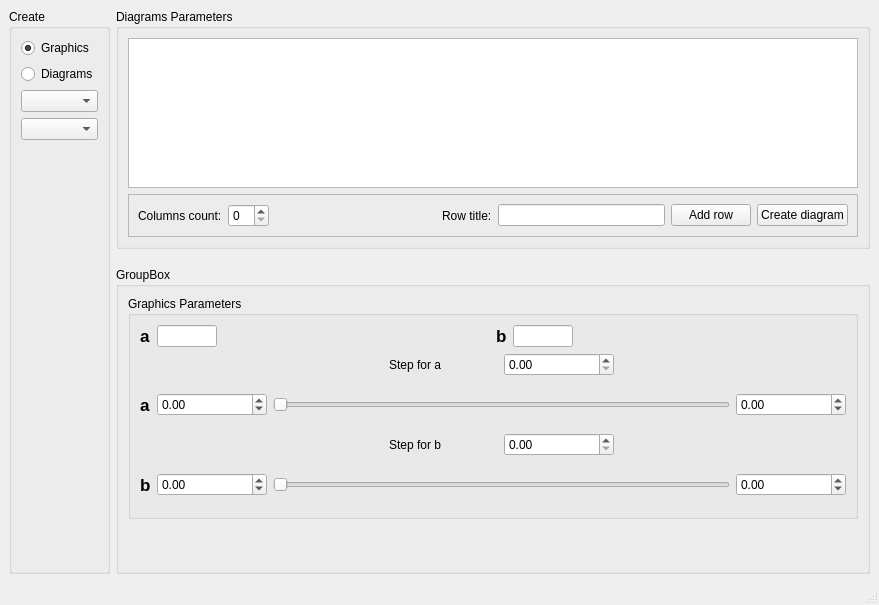
<?xml version="1.0" encoding="UTF-8"?>
<ui version="4.0">
 <class>MainWindow</class>
 <widget class="QMainWindow" name="MainWindow">
  <property name="geometry">
   <rect>
    <x>0</x>
    <y>0</y>
    <width>879</width>
    <height>605</height>
   </rect>
  </property>
  <property name="windowTitle">
   <string>MainWindow</string>
  </property>
  <property name="styleSheet">
   <string notr="true"/>
  </property>
  <widget class="QWidget" name="centralwidget">
   <layout class="QGridLayout" name="gridLayout">
    <item row="0" column="0" rowspan="4">
     <widget class="QGroupBox" name="groupBox">
      <property name="title">
       <string>Create</string>
      </property>
      <layout class="QVBoxLayout" name="verticalLayout_2">
       <item>
        <widget class="QRadioButton" name="radioButton_2">
         <property name="text">
          <string>Graphics</string>
         </property>
         <property name="checked">
          <bool>true</bool>
         </property>
        </widget>
       </item>
       <item>
        <widget class="QRadioButton" name="radioButton">
         <property name="text">
          <string>Diagrams</string>
         </property>
        </widget>
       </item>
       <item>
        <widget class="QComboBox" name="comboBox">
         <property name="enabled">
          <bool>true</bool>
         </property>
        </widget>
       </item>
       <item>
        <widget class="QComboBox" name="diagramsComboBox"/>
       </item>
       <item>
        <spacer name="verticalSpacer">
         <property name="orientation">
          <enum>Qt::Vertical</enum>
         </property>
         <property name="sizeHint" stdset="0">
          <size>
           <width>20</width>
           <height>40</height>
          </size>
         </property>
        </spacer>
       </item>
      </layout>
     </widget>
    </item>
    <item row="3" column="1">
     <widget class="QGroupBox" name="groupBox_3">
      <property name="sizePolicy">
       <sizepolicy hsizetype="Expanding" vsizetype="Expanding">
        <horstretch>0</horstretch>
        <verstretch>0</verstretch>
       </sizepolicy>
      </property>
      <property name="title">
       <string>GroupBox</string>
      </property>
      <layout class="QGridLayout" name="gridLayout_3">
       <item row="1" column="0">
        <widget class="QWidget" name="widget" native="true">
         <property name="sizePolicy">
          <sizepolicy hsizetype="Expanding" vsizetype="Expanding">
           <horstretch>0</horstretch>
           <verstretch>0</verstretch>
          </sizepolicy>
         </property>
        </widget>
       </item>
       <item row="0" column="0">
        <widget class="QGroupBox" name="graphicsParametersGroupBox">
         <property name="sizePolicy">
          <sizepolicy hsizetype="Preferred" vsizetype="Preferred">
           <horstretch>0</horstretch>
           <verstretch>0</verstretch>
          </sizepolicy>
         </property>
         <property name="title">
          <string>Graphics Parameters</string>
         </property>
         <layout class="QVBoxLayout" name="verticalLayout_3">
          <item>
           <layout class="QHBoxLayout" name="horizontalLayout">
            <item>
             <widget class="QLabel" name="label">
              <property name="font">
               <font>
                <pointsize>13</pointsize>
                <bold>true</bold>
               </font>
              </property>
              <property name="text">
               <string>a</string>
              </property>
             </widget>
            </item>
            <item>
             <widget class="QLineEdit" name="lineEditA">
              <property name="sizePolicy">
               <sizepolicy hsizetype="Fixed" vsizetype="Fixed">
                <horstretch>0</horstretch>
                <verstretch>0</verstretch>
               </sizepolicy>
              </property>
              <property name="maximumSize">
               <size>
                <width>60</width>
                <height>16777215</height>
               </size>
              </property>
             </widget>
            </item>
            <item>
             <spacer name="horizontalSpacer">
              <property name="orientation">
               <enum>Qt::Horizontal</enum>
              </property>
              <property name="sizeHint" stdset="0">
               <size>
                <width>40</width>
                <height>20</height>
               </size>
              </property>
             </spacer>
            </item>
            <item>
             <widget class="QLabel" name="label_2">
              <property name="font">
               <font>
                <pointsize>13</pointsize>
                <bold>true</bold>
               </font>
              </property>
              <property name="text">
               <string>b</string>
              </property>
             </widget>
            </item>
            <item>
             <widget class="QLineEdit" name="lineEditB">
              <property name="sizePolicy">
               <sizepolicy hsizetype="Fixed" vsizetype="Fixed">
                <horstretch>0</horstretch>
                <verstretch>0</verstretch>
               </sizepolicy>
              </property>
              <property name="maximumSize">
               <size>
                <width>60</width>
                <height>16777215</height>
               </size>
              </property>
             </widget>
            </item>
            <item>
             <spacer name="horizontalSpacer_2">
              <property name="orientation">
               <enum>Qt::Horizontal</enum>
              </property>
              <property name="sizeHint" stdset="0">
               <size>
                <width>40</width>
                <height>20</height>
               </size>
              </property>
             </spacer>
            </item>
           </layout>
          </item>
          <item>
           <layout class="QGridLayout" name="gridLayout_2">
            <item row="3" column="3" colspan="4">
             <widget class="QSlider" name="horizontalSlider_2">
              <property name="minimumSize">
               <size>
                <width>0</width>
                <height>45</height>
               </size>
              </property>
              <property name="orientation">
               <enum>Qt::Horizontal</enum>
              </property>
             </widget>
            </item>
            <item row="2" column="4">
             <widget class="QLabel" name="label_6">
              <property name="text">
               <string>Step for b</string>
              </property>
             </widget>
            </item>
            <item row="0" column="5">
             <widget class="QDoubleSpinBox" name="stepADoubleSpinBox"/>
            </item>
            <item row="1" column="7">
             <widget class="QDoubleSpinBox" name="maxADoubleSpinBox">
              <property name="minimum">
               <double>-99.000000000000000</double>
              </property>
             </widget>
            </item>
            <item row="3" column="0">
             <widget class="QLabel" name="label_4">
              <property name="font">
               <font>
                <pointsize>13</pointsize>
                <bold>true</bold>
               </font>
              </property>
              <property name="text">
               <string>b</string>
              </property>
             </widget>
            </item>
            <item row="0" column="4">
             <widget class="QLabel" name="label_5">
              <property name="text">
               <string>Step for a</string>
              </property>
             </widget>
            </item>
            <item row="3" column="7">
             <widget class="QDoubleSpinBox" name="maxBDoubleSpinBox">
              <property name="minimum">
               <double>-99.000000000000000</double>
              </property>
             </widget>
            </item>
            <item row="2" column="5">
             <widget class="QDoubleSpinBox" name="stepBDoubleSpinBox"/>
            </item>
            <item row="1" column="0">
             <widget class="QLabel" name="label_3">
              <property name="sizePolicy">
               <sizepolicy hsizetype="Fixed" vsizetype="Preferred">
                <horstretch>0</horstretch>
                <verstretch>0</verstretch>
               </sizepolicy>
              </property>
              <property name="minimumSize">
               <size>
                <width>0</width>
                <height>0</height>
               </size>
              </property>
              <property name="font">
               <font>
                <pointsize>13</pointsize>
                <bold>true</bold>
               </font>
              </property>
              <property name="text">
               <string>a</string>
              </property>
             </widget>
            </item>
            <item row="1" column="3" colspan="4">
             <widget class="QSlider" name="horizontalSlider">
              <property name="minimumSize">
               <size>
                <width>0</width>
                <height>45</height>
               </size>
              </property>
              <property name="orientation">
               <enum>Qt::Horizontal</enum>
              </property>
             </widget>
            </item>
            <item row="3" column="2">
             <widget class="QDoubleSpinBox" name="minBDoubleSpinBox">
              <property name="minimum">
               <double>-99.000000000000000</double>
              </property>
             </widget>
            </item>
            <item row="1" column="2">
             <widget class="QDoubleSpinBox" name="minADoubleSpinBox">
              <property name="minimum">
               <double>-99.000000000000000</double>
              </property>
             </widget>
            </item>
           </layout>
          </item>
         </layout>
        </widget>
       </item>
      </layout>
     </widget>
    </item>
    <item row="0" column="1">
     <widget class="QGroupBox" name="diagramsParametersGroupBox">
      <property name="title">
       <string>Diagrams Parameters</string>
      </property>
      <layout class="QVBoxLayout" name="verticalLayout_9">
       <item>
        <widget class="QTableWidget" name="tableWidget">
         <property name="sizePolicy">
          <sizepolicy hsizetype="Expanding" vsizetype="Fixed">
           <horstretch>0</horstretch>
           <verstretch>0</verstretch>
          </sizepolicy>
         </property>
         <property name="maximumSize">
          <size>
           <width>16777215</width>
           <height>150</height>
          </size>
         </property>
        </widget>
       </item>
       <item>
        <widget class="QFrame" name="frame">
         <property name="sizePolicy">
          <sizepolicy hsizetype="Preferred" vsizetype="Preferred">
           <horstretch>0</horstretch>
           <verstretch>0</verstretch>
          </sizepolicy>
         </property>
         <property name="frameShape">
          <enum>QFrame::StyledPanel</enum>
         </property>
         <property name="frameShadow">
          <enum>QFrame::Raised</enum>
         </property>
         <layout class="QHBoxLayout" name="horizontalLayout_2">
          <item>
           <widget class="QLabel" name="label_8">
            <property name="text">
             <string>Columns count:</string>
            </property>
           </widget>
          </item>
          <item>
           <widget class="QSpinBox" name="spinBox_2"/>
          </item>
          <item>
           <spacer name="horizontalSpacer_3">
            <property name="orientation">
             <enum>Qt::Horizontal</enum>
            </property>
            <property name="sizeHint" stdset="0">
             <size>
              <width>40</width>
              <height>20</height>
             </size>
            </property>
           </spacer>
          </item>
          <item>
           <widget class="QLabel" name="label_9">
            <property name="text">
             <string>Row title:</string>
            </property>
           </widget>
          </item>
          <item>
           <widget class="QLineEdit" name="lineEdit"/>
          </item>
          <item>
           <widget class="QPushButton" name="addRowPushButton">
            <property name="styleSheet">
             <string notr="true">QPushButton{
    image: url(&quot;E:/icons/icons1.png&quot;);
    subcontrol-position: right center;
    subcontrol-origin: padding;

    left: -2px;
}
</string>
            </property>
            <property name="text">
             <string>Add row</string>
            </property>
           </widget>
          </item>
          <item>
           <widget class="QPushButton" name="createDiagramPushButton">
            <property name="text">
             <string>Create diagram</string>
            </property>
           </widget>
          </item>
         </layout>
        </widget>
       </item>
      </layout>
     </widget>
    </item>
   </layout>
  </widget>
  <widget class="QMenuBar" name="menubar">
   <property name="geometry">
    <rect>
     <x>0</x>
     <y>0</y>
     <width>879</width>
     <height>21</height>
    </rect>
   </property>
  </widget>
  <widget class="QStatusBar" name="statusbar"/>
 </widget>
 <resources/>
 <connections/>
</ui>
